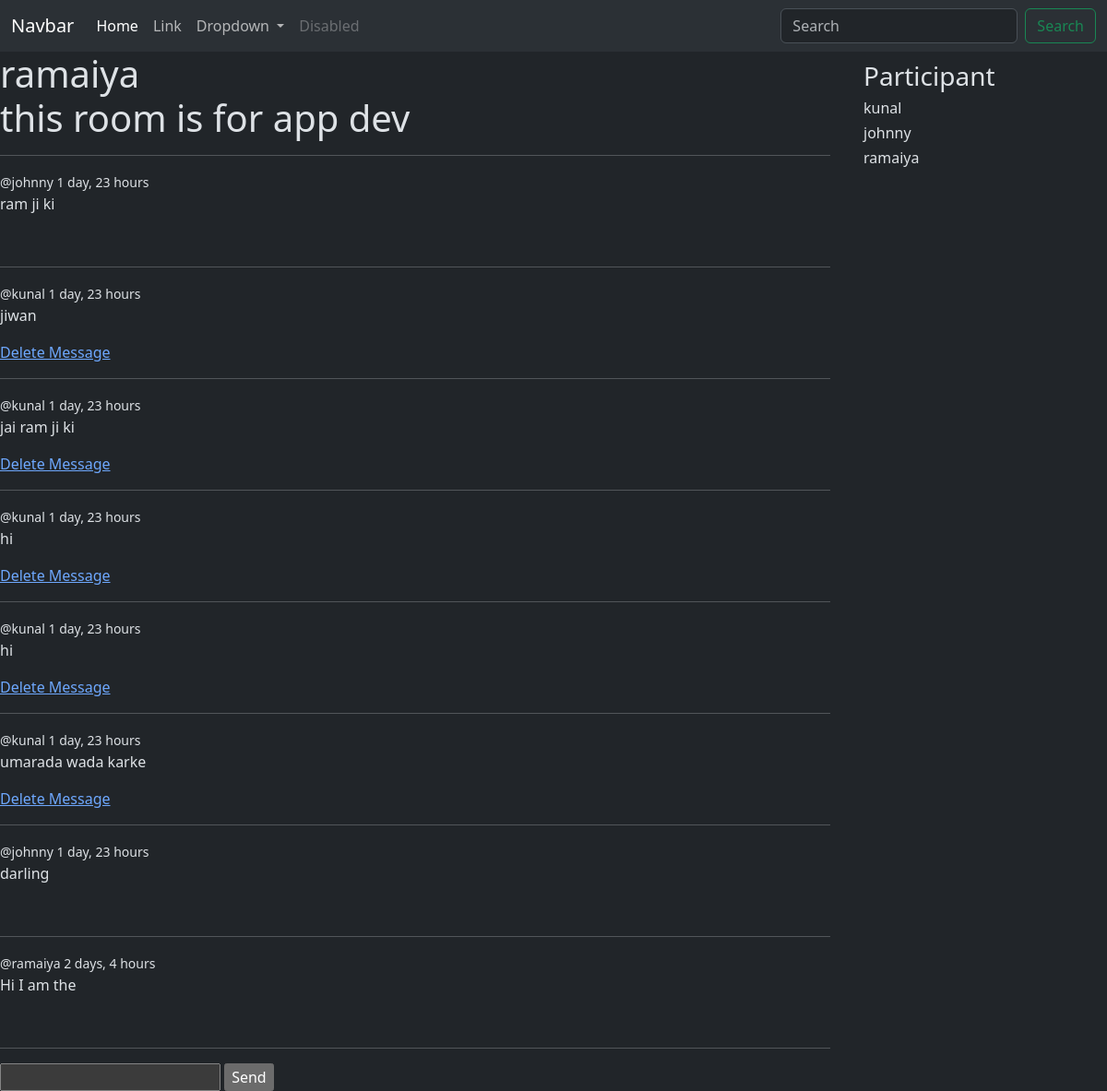
The page /room/5/ (signed in) on the database its author committed.
### base/models.py (models this page shows, shortened)
class Room(models.Model):
    topic=models.ForeignKey(Topic,on_delete=models.SET_NULL,null=True)
    name=models.CharField(max_length=100)
    host=models.ForeignKey(User,on_delete=models.SET_NULL,null=True)
    description=models.CharField(max_length=200)
    participant=models.ManyToManyField(User,related_name='participant',blank=True)
    updated=models.DateTimeField(auto_now=True)
    created=models.DateTimeField(auto_now_add=True)
    class Meta:
        ordering=['-updated','-created']

class Message(models.Model):
    user=models.ForeignKey(User,on_delete=models.SET_NULL,null=True)
    text=models.TextField()
    room=models.ForeignKey(Room,on_delete=models.CASCADE)
    updated=models.DateTimeField(auto_now=True)
    created=models.DateTimeField(auto_now_add=True)
    class Meta:
        ordering=['-updated','-created']

### base/views.py (the view, shortened to what this page needs)
# urls.py: path('room/<str:pk>/',views.room,name="room"),
def room(request,pk):
    room=Room.objects.get(id=pk)
    participants=room.participant.all()
    room_message=room.message_set.all().order_by('-created')
    context={'room':room,'room_messages':room_message,'participants':participants}
    return render(request,'base/room.html',context)

### base/templates/base/room.html (shortened to what this page needs)
{% extends "layout.html" %}
{% block content %}
<div class="home">
    <div class="message-container">
        <h1>
            {{room.host.username}}<br>
            {{room.name}}
        </h1>
        <hr>
         {% for message in room_messages  %}
         <small class="small">@{{message.user}} {{message.created | timesince}} </small>
         <p>{{message.text}}</p>
         {% if message.user == request.user %}
         <a href="{% url "delete" pk=message.id room_pk=room.id%}">Delete Message</a>
         {% endif %}
         <br><hr>
         {% endfor %}
        {% if user.is_authenticated %}
        <form action="" method="post">
            <input type="text" name="message">
            <input type="submit" value="Send"/>
        </form>
        {% endif %}
    </div>
    <div class="participants">
        <div style="margin: 10px; margin-left:3vw">
            <h3>Participant</h3>
            {% for participant in participants %}
                <h6>{{participant.username}}</h6>
            {% endfor %}
        </div>
    </div>
</div>
{% endblock content %}

### base/templates/base/room.html (style rules this page uses)
.home { display:grid; grid-template-columns: 3fr 1fr; }

### rows shown on the page
Room: host.username "ramaiya", name "this room is for app dev"
Message: user "johnny", created "1 day, 23 hours", text "ram ji ki"
Message: user "kunal", created "1 day, 23 hours", text "jiwan", shows "Delete Message"
Message: user "kunal", created "1 day, 23 hours", text "jai ram ji ki", shows "Delete Message"
Message: user "kunal", created "1 day, 23 hours", text "hi", shows "Delete Message"
Message: user "kunal", created "1 day, 23 hours", text "hi", shows "Delete Message"
Message: user "kunal", created "1 day, 23 hours", text "umarada wada karke", shows "Delete Message"
Message: user "johnny", created "1 day, 23 hours", text "darling"
Message: user "ramaiya", created "2 days, 4 hours", text "Hi I am the"

### other values the page prints
{{ participant.username }} "kunal"
{{ participant.username }} "johnny"
{{ participant.username }} "ramaiya"
